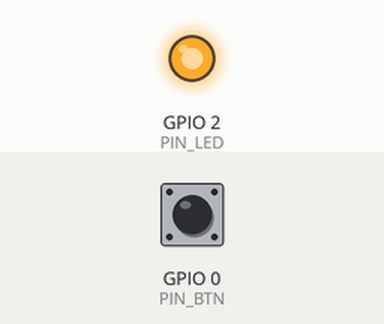
This program was run on a simulated ESP32. On the bench: output pins drawn as LEDs (lit = HIGH). Dashed ring = blinking. The inputs (shaded band) are chosen by the test bench; at power-on: GPIO 0 (PIN_BTN) HIGH. WiFi joins after 1.5 s; servers stay silent unless stated; random numbers use the default seed unless the program sets one; no MQTT or app messages arrive unless stated; what the program prints to the serial monitor is not drawn.

Above: at 2.7 s.
2.8 s: GPIO 0 (PIN_BTN) pulled LOW for 0.15 s
At 4.5 s:
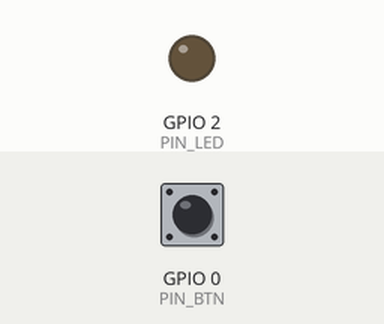
5.5 s: GPIO 0 (PIN_BTN) pulled LOW for 1 s
8.0 s: GPIO 0 (PIN_BTN) pulled LOW for 3.2 s
At 9.6 s:
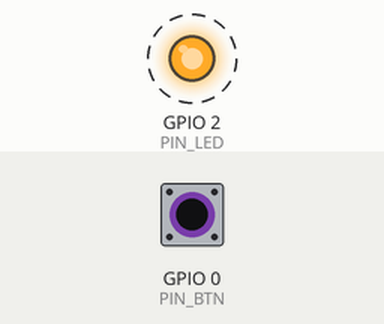
Timing chart, 0 to 20.2 s (numbered marks = the images above; inputs shaded):
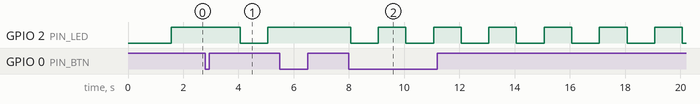

Measured:
- after the input at 2.8 s, GPIO 2 (PIN_LED): HIGH → LOW after 1.3 s, → HIGH 1.0 s later
- after the input at 5.5 s, every drawn part: stays the same
- after the input at 8.0 s, GPIO 2 (PIN_LED): alternates HIGH for 1.0 s and LOW for 1.0 s, starting after 0.06 s

The program:

main.cpp
```cpp
// ReWatch(Iot) — ESP32-WROOM room rig.
//
// Four AC controllers for rooms 1-4, modelled as real devices on the IoT Wi-Fi.
// Each one:
//   * publishes rewatch/iot/<id>/telemetry at ~2 Hz  (temp_c, setpoint, power, room, ip)
//   * obeys   rewatch/iot/<id>/cmd  {"setpoint":20}  — this is how the Pi 4
//     responder forces an AC back to its baseline
//   * answers GET http://<ip>/status so the Pi 4 Wi-Fi verifier can cross-check
//     the bus reading against the device's own
//
// Scenario control on rewatch/rig/cmd:
//   {"scenario":"ac-spike","device":"room1-ac"}  drive that room toward 35 C
//   {"scenario":"reset"}                           every room back to 20 C
// The onboard BOOT button (GPIO0) toggles the Room 1 spike by hand for a demo.
//
// The temperature is a real first-order model (it eases toward its target), so
// the verifier always agrees with the bus — this rig does not lie. Switch the
// board off and the rest of the system keeps running without it.

#include <Arduino.h>
#include <WiFi.h>
#include <WiFiClient.h>
#include <WebServer.h>
#include <PubSubClient.h>
#include <ArduinoJson.h>
#include <math.h>
#if defined(REWATCH_BUILD_CHECK)
#include "secrets.example.h"
#else
#include "secrets.h"
#endif

static const uint8_t PIN_LED = 2;      // onboard LED
static const uint8_t PIN_BTN = 0;      // BOOT button
static const float   BASELINE = 20.0f;
static const float   SPIKE = 35.0f;
static const float   EASE = 0.06f;     // per tick toward target

struct Room {
  const char *id;
  const char *name;
  float setpoint;   // what the thermostat is told to hold
  float target;     // where it is being driven (spike overrides setpoint)
  float temp;       // actual temperature
  bool spiked;
};
Room rooms[] = {
  {"room1-ac", "Room 1", BASELINE, BASELINE, 20.0f, false},
  {"room2-ac", "Room 2", BASELINE, BASELINE, 20.0f, false},
  {"room3-ac", "Room 3", BASELINE, BASELINE, 20.0f, false},
  {"room4-ac", "Room 4", BASELINE, BASELINE, 20.0f, false},
};
const size_t NROOMS = sizeof(rooms) / sizeof(rooms[0]);

WiFiClient net;
PubSubClient mqtt(net);
WebServer http(80);

Room *find_room(const char *id) {
  for (size_t i = 0; i < NROOMS; i++)
    if (!strcmp(rooms[i].id, id)) return &rooms[i];
  return nullptr;
}

void set_spike(Room *r, bool on) {
  r->spiked = on;
  r->target = on ? SPIKE : r->setpoint;
  Serial.printf("[rig] %s spike %s\n", r->id, on ? "ON" : "off");
}

// ── HTTP /status for the Wi-Fi verifier ─────────────────────────────────────
void handle_status() {
  JsonDocument doc;
  doc["node"] = "esp32-wroom-rig";
  doc["ip"] = WiFi.localIP().toString();
  doc["rssi"] = WiFi.RSSI();
  JsonArray arr = doc["devices"].to<JsonArray>();
  for (size_t i = 0; i < NROOMS; i++) {
    JsonObject o = arr.add<JsonObject>();
    o["device"] = rooms[i].id;
    o["room"] = rooms[i].name;
    o["temp_c"] = roundf(rooms[i].temp * 10) / 10.0f;
    o["setpoint"] = rooms[i].setpoint;
  }
  String out; serializeJson(doc, out);
  http.send(200, "application/json", out);
}

// ── MQTT commands ───────────────────────────────────────────────────────────
void on_mqtt(char *topic, byte *payload, unsigned int len) {
  JsonDocument doc;
  if (deserializeJson(doc, payload, len)) return;
  String t(topic);
  if (t == "rewatch/rig/cmd") {
    const char *scen = doc["scenario"] | "";
    if (!strcmp(scen, "reset")) {
      for (size_t i = 0; i < NROOMS; i++) { rooms[i].setpoint = BASELINE; set_spike(&rooms[i], false); }
    } else if (!strcmp(scen, "ac-spike")) {
      Room *r = find_room(doc["device"] | "room1-ac");
      if (r) set_spike(r, true);
    }
    return;
  }
  // rewatch/iot/<id>/cmd  — the responder (or an operator) setting a target
  if (!t.startsWith("rewatch/iot/") || !t.endsWith("/cmd")) return;
  int s2 = t.indexOf('/', 12);
  if (s2 > 0) {
    if (t.substring(s2) != "/cmd") return;
    String id = t.substring(12, s2);
    Room *r = find_room(id.c_str());
    if (r && doc["setpoint"].is<float>()) {
      float setpoint = doc["setpoint"].as<float>();
      // Bound this demo model; malformed/nonfinite targets must not poison telemetry.
      if (!isfinite(setpoint) || setpoint < 16.0f || setpoint > 35.0f) return;
      r->setpoint = setpoint;
      set_spike(r, false);              // a command back to baseline clears the spike
      r->target = r->setpoint;
      Serial.printf("[rig] %s setpoint -> %.0f (%s)\n", r->id, r->setpoint,
                    doc["by"].as<const char *>() ? doc["by"].as<const char *>() : "?");
    }
  }
}

void mqtt_reconnect() {
  if (mqtt.connected()) return;
  static uint32_t next = 0;
  if ((int32_t)(millis() - next) < 0) return;
  next = millis() + 3000;
  String id = "rewatch-rig-" + String((uint32_t)ESP.getEfuseMac(), HEX);
  bool ok = strlen(REWATCH_MQTT_USER)
    ? mqtt.connect(id.c_str(), REWATCH_MQTT_USER, REWATCH_MQTT_PASS,
                   "rewatch/health/rig", 0, true, "{\"node\":\"rig\",\"online\":false}")
    : mqtt.connect(id.c_str(), "rewatch/health/rig", 0, true,
                   "{\"node\":\"rig\",\"online\":false}");
  if (ok) {
    mqtt.subscribe("rewatch/rig/cmd");
    mqtt.subscribe("rewatch/iot/+/cmd");
    mqtt.publish("rewatch/health/rig", "{\"node\":\"rig\",\"online\":true}", true);
    Serial.println("[rig] mqtt up");
  }
}

void publish_all() {
  String ip = WiFi.localIP().toString();
  for (size_t i = 0; i < NROOMS; i++) {
    Room &r = rooms[i];
    JsonDocument d;
    d["device"] = r.id; d["room"] = r.name; d["kind"] = "ac";
    d["temp_c"] = roundf(r.temp * 10) / 10.0f;
    d["setpoint"] = r.setpoint;
    d["power"] = r.spiked ? "fault" : "on";
    d["ip"] = ip;
    // No wall clock is configured: the host stamps reception time instead.
    d["uptime_s"] = millis() / 1000;
    char topic[48]; snprintf(topic, sizeof(topic), "rewatch/iot/%s/telemetry", r.id);
    String out; serializeJson(d, out);
    mqtt.publish(topic, out.c_str());
  }
}

void setup() {
  Serial.begin(115200);
  pinMode(PIN_LED, OUTPUT);
  pinMode(PIN_BTN, INPUT_PULLUP);
  WiFi.mode(WIFI_STA);
  WiFi.setSleep(false);
  WiFi.begin(REWATCH_WIFI_SSID, REWATCH_WIFI_PASS);
  Serial.print("[rig] wifi");
  for (int i = 0; i < 40 && WiFi.status() != WL_CONNECTED; i++) { delay(250); Serial.print("."); }
  Serial.printf("\n[rig] ip %s\n", WiFi.localIP().toString().c_str());
  mqtt.setServer(REWATCH_MQTT_HOST, REWATCH_MQTT_PORT);
  mqtt.setCallback(on_mqtt);
  mqtt.setBufferSize(512);
  http.on("/status", handle_status);
  http.on("/", []() { http.send(200, "text/plain", "ReWatch(Iot) room rig. GET /status for JSON."); });
  http.begin();
}

void loop() {
  if (WiFi.status() != WL_CONNECTED) { WiFi.reconnect(); delay(500); return; }
  mqtt_reconnect();
  mqtt.loop();
  http.handleClient();
  static uint32_t t_health = 0;
  if (millis() - t_health >= 5000 && mqtt.connected()) {
    t_health = millis();
    mqtt.publish("rewatch/health/rig", "{\"node\":\"rig\",\"online\":true}", true);
  }

  // BOOT button toggles the Room 1 spike (debounced edge)
  static bool last = true; static uint32_t t_btn = 0;
  bool now = digitalRead(PIN_BTN);
  if (last && !now && millis() - t_btn > 300) {
    t_btn = millis();
    set_spike(&rooms[0], !rooms[0].spiked);
  }
  last = now;

  // temperature model + telemetry at ~2 Hz
  static uint32_t t_pub = 0;
  if (millis() - t_pub >= 500) {
    t_pub = millis();
    bool anyspike = false;
    for (size_t i = 0; i < NROOMS; i++) {
      Room &r = rooms[i];
      r.temp += (r.target - r.temp) * EASE + (random(-10, 11) / 100.0f);  // ease + tiny noise
      if (r.spiked) anyspike = true;
    }
    publish_all();
    // LED: steady when calm, blinking while a room is spiked
    digitalWrite(PIN_LED, anyspike ? (millis() / 200) & 1 : HIGH);
  }
}
```

secrets.example.h
```cpp
// Copy to secrets.h before building the room rig.
#pragma once
#define REWATCH_WIFI_SSID "wifi name"
#define REWATCH_WIFI_PASS "wifi pass"
#define REWATCH_MQTT_HOST "192.168.100.1"   // Pi 4 core
#define REWATCH_MQTT_PORT 1883
// Optional broker auth (leave empty for an open LAN broker):
#define REWATCH_MQTT_USER ""
#define REWATCH_MQTT_PASS ""
```
